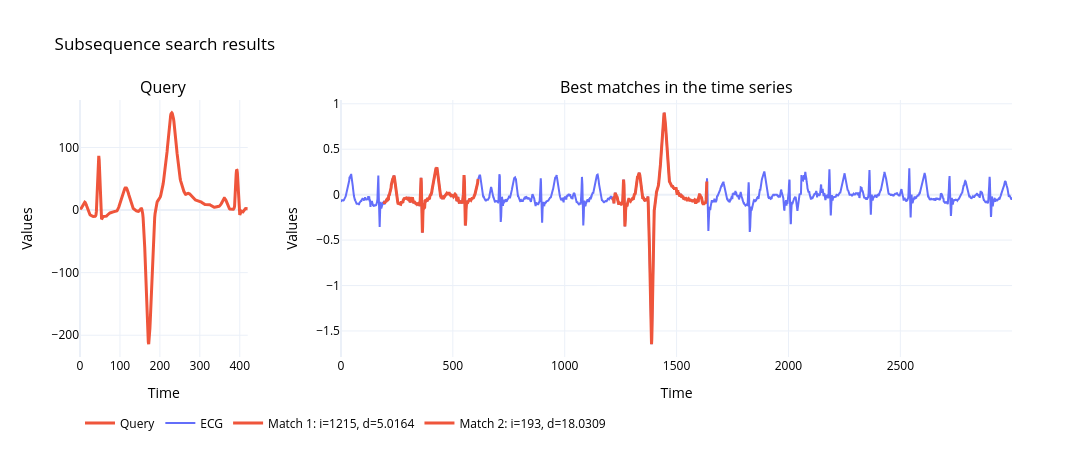

This figure's notebook cell:
### Markdown cell above
### **Задача 2.**

Проделайте такие же шаги для поиска по образцу, как и в задаче 1, но теперь вычислите профиль расстояния с помощью одной из выбранных вами версий алгоритма MASS. Для этого используйте стороннюю библиотеку *mass-ts*. Со списком всех функций, которые предоставляет данная библиотека, и их описанием вы можете ознакомиться в [репозитории библиотеки GitHub](https://github.com/matrix-profile-foundation/mass-ts).

Обратите внимание, что MASS 2 и MASS 3 возвращают профиль расстояния в виде вектора комплексных чисел. Для дальнейшей работы с профилем расстояния используйте только вещественные части комплексных чисел.

### Code cell
mass_profile = np.real(mts.mass2(ts, query))
np.testing.assert_allclose(mass_profile, brute_force_profile, rtol=1e-7, atol=1e-6)
mass_bestmatch_results = topK_match(mass_profile, excl_zone, topK)
np.testing.assert_array_equal(mass_bestmatch_results['indices'], ed_bestmatch_results['indices'])
np.testing.assert_allclose(mass_bestmatch_results['distances'], ed_bestmatch_results['distances'], atol=1e-6)
print('MASS 2 и полный перебор дали одинаковые профили и совпадения.')
display(pd.DataFrame(mass_bestmatch_results))
plot_bestmatch_results(ts, query, mass_bestmatch_results)

### Figure 1 — Plotly figure (JSON) as saved in the notebook; plotly's stock layout.template omitted (floating-point values rounded to 4 significant figures; data arrays with more than 128 entries replaced by an {"elided": "..."} marker saying what was removed)
{"data": [{"line": {"color": "#EF553B", "width": 3}, "name": "Query", "type": "scatter", "x": {"elided": "421 int values"}, "xaxis": "x", "y": {"elided": "421 float values"}, "yaxis": "y"}, {"line": {"color": "#636EFA"}, "name": "ECG", "type": "scatter", "x": {"elided": "3000 int values"}, "xaxis": "x2", "y": {"elided": "3000 float values"}, "yaxis": "y2"}, {"line": {"color": "#EF553B", "width": 3}, "name": "Match 1: i=1215, d=5.0164", "type": "scatter", "x": {"elided": "421 int values"}, "xaxis": "x2", "y": {"elided": "421 float values"}, "yaxis": "y2"}, {"line": {"color": "#EF553B", "width": 3}, "name": "Match 2: i=193, d=18.0309", "type": "scatter", "x": {"elided": "421 int values"}, "xaxis": "x2", "y": {"elided": "421 float values"}, "yaxis": "y2"}], "layout": {"annotations": [{"font": {"size": 16}, "showarrow": false, "text": "Query", "x": 0.09, "xanchor": "center", "xref": "paper", "y": 1, "yanchor": "bottom", "yref": "paper"}, {"font": {"size": 16}, "showarrow": false, "text": "Best matches in the time series", "x": 0.64, "xanchor": "center", "xref": "paper", "y": 1, "yanchor": "bottom", "yref": "paper"}], "font": {"color": "black"}, "height": 450, "legend": {"orientation": "h", "y": -0.2}, "paper_bgcolor": "white", "plot_bgcolor": "white", "title": {"text": "Subsequence search results"}, "width": 1100, "xaxis": {"anchor": "y", "domain": [0, 0.18], "title": {"text": "Time"}}, "xaxis2": {"anchor": "y2", "domain": [0.28, 1], "title": {"text": "Time"}}, "yaxis": {"anchor": "x", "domain": [0, 1], "title": {"text": "Values"}}, "yaxis2": {"anchor": "x2", "domain": [0, 1], "title": {"text": "Values"}}}}
